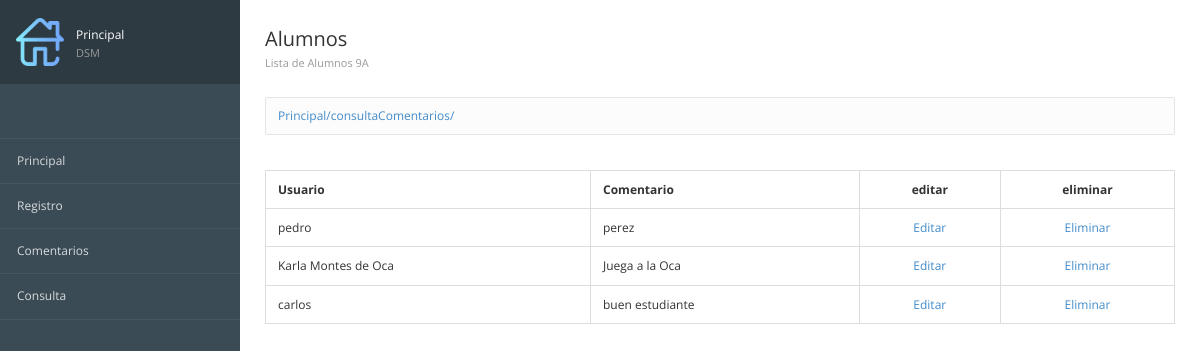
The app's page /consultaComentarios/ with its own data.
### registros/models.py (models this page shows, shortened)
class ComentarioContacto(models.Model):
    id = models.AutoField(primary_key=True,verbose_name="Clave")
    usuario = models.TextField(verbose_name="Alumno")
    mensaje = models.TextField(verbose_name="Comentario")
    created = models.DateTimeField(auto_now_add=True,verbose_name="Registrado")
    class Meta:
        verbose_name = "Comentario Contacto"
        verbose_name_plural = "Comentarios Contactos"
        ordering = ["-created"]

### registros/views.py (the view)
# urls.py: path('consultaComentarios/', views_registros.ComentariosContacto, name="consultaComentarios"),
def ComentariosContacto(request):
    comentarios=ComentarioContacto.objects.all()
    return render(request,'registros/consultarComentarios.html',{'comentarios':comentarios})

### registros/templates/registros/consultarComentarios.html (shortened to what this page needs)
{% extends "inicio/encabezado.html"%}
{%load static%}
{%block imagen%}
{%load static%}
{%static 'inicio/images/home.png'%}
{%endblock%}
{%block tituloMenu%}
Principal <span>DSM</span>
{%endblock%}
{%block Encabezado%}
<div class="page-header">
  <div class="page-title">
    <h3>
      Alumnos<br />
      <small>Lista de Alumnos 9A</small>
    </h3>
  </div>
</div>
{%endblock%}
{%block contenido%}
<table class="table table-bordered tablestriped">
  <thead>
    <tr>
      <th>Usuario</th>
      <th>Comentario</th>
      <th class="text-center">editar</th>
      <th class="text-center">eliminar</th>
    </tr>
  </thead>
  <tbody>
    {% for comentario in comentarios %}
    <tr>
      <td class="muted">{{comentario.usuario}}</td>
      <td class="muted">{{comentario.mensaje}}</td>
      <td class="text-center"><a href="{%url 'ConfirmEditar'%}">Editar</a></td>
      <td class="text-center"><a href="{%url 'Eliminar' comentario.id%}">Eliminar</a></td>
    </tr>
    {% endfor %}
  </tbody>
</table>
{%endblock%}

### inicio/static/inicio/css/londinium-theme.css (style rules this page uses)
.panel-toolbar:after, .page-header:after, .header-bar-stats .page-stats li:after, .panel-heading:after { content: ""; display: table; clear: both; }
html { height: 100%; }
body { font-family: 'Open Sans', sans-serif; font-size: 12px; position: relative; min-height: 100%; }
a { cursor: pointer; }
h1, h2, h3, h4, h5, h6, .h1, .h2, .h3, .h4, .h5, .h6 { font-weight: 600; line-height: 1.42857143; margin-top: 0; }
h3, .h3 { font-size: 20px; }
.page-header { padding: 0; margin: 0; position: relative; border: 0; }
.page-header small { display: block; font-size: 11px; color: #999; margin: 8px 0 0 0; }
.page-title { float: left; }
.page-title h3 { padding: 29px 0; margin: 0; font-weight: 400; line-height: 20px; }
.table { margin-bottom: 0; }
.table > thead > tr > th { border-bottom-width: 1px; outline: 0; }
.table > thead > tr > th, .table > tbody > tr > th, .table > tfoot > tr > th, .table > thead > tr > td, .table > tbody > tr > td, .table > tfoot > tr > td { vertical-align: middle; padding: 10px 12px; }

### records on screen
ComentarioContacto: usuario "pedro", mensaje "perez"
ComentarioContacto: usuario "Karla Montes de Oca", mensaje "Juega a la Oca"
ComentarioContacto: usuario "carlos", mensaje "buen estudiante"

### other values on screen
{{ request.path }} "/consultaComentarios/"
